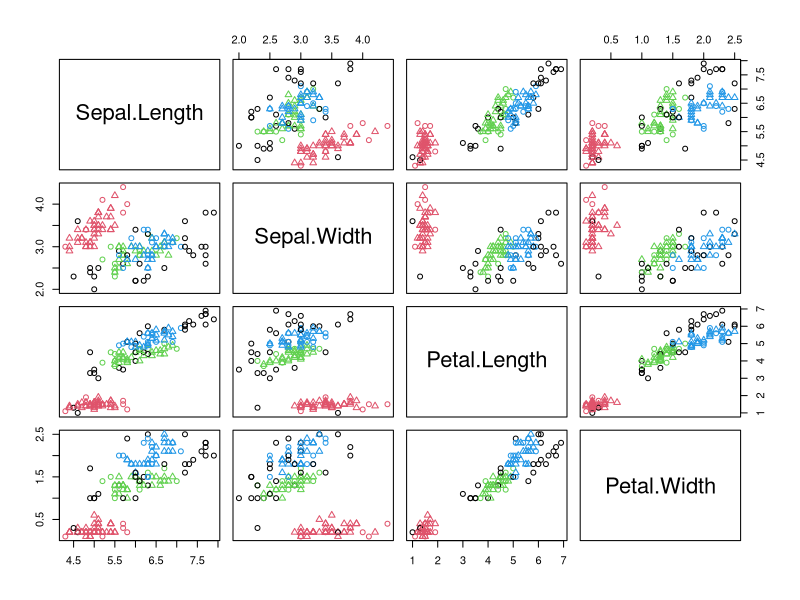
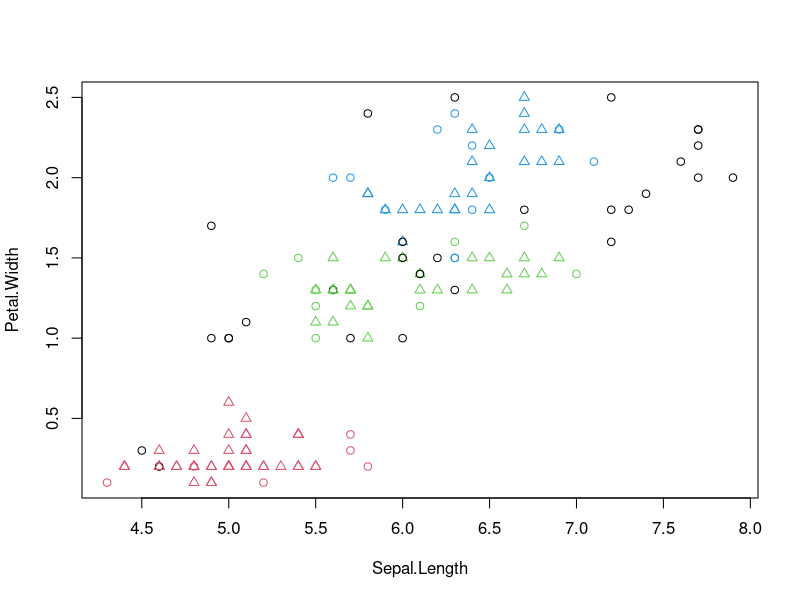
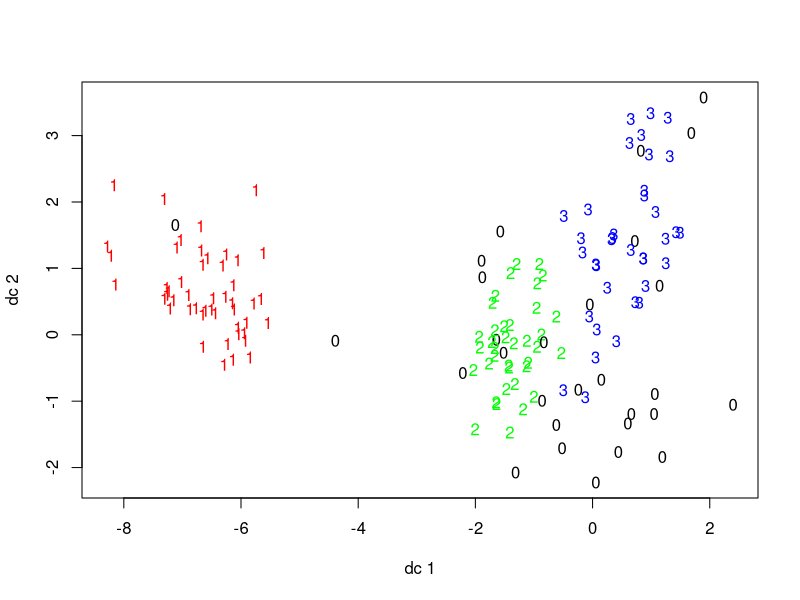

Source code (R) for these figures, in order: (Note: this script raises an error after producing the figures.)
# An alternative - density based clustering
# the 0 cluster shows noise - they are not assigned to one of the three clusters
library(fpc)
iris2 <- iris[-5] # remove class tags
ds <- dbscan(iris2, eps = 0.42, MinPts = 5)

# compare clusters with original class labels
table(ds$cluster, iris$Species)

plot(ds, iris2)
plot(ds, iris2[c(1, 4)])

# Plot by cluster number
plotcluster(iris2, ds$cluster)

# Clustering with added noise - useful for prediction
# create a new dataset for labeling
set.seed(435)
idx <- sample(1:nrow(iris), 10)

# remove class labels
new.data <-iris[idx,-5]

# add random noise
new.data <- new.data + matrix(runif(10*4, min=0, max=0.2),
                              nrow=10, ncol=4)

# label new data
pred &lt <- predict(ds, iris2, new.data)

# Results of prediction for 10 plants - 8 are assigned to the correct labels (3,3,2)
table(pred, iris$Species[idx])

# How does this look - where do they go?
plot(iris2[c(1, 4)], col = 1 + ds$cluster)
points(new.data[c(1, 4)], pch = "+", col = 1 + pred, cex = 3)
